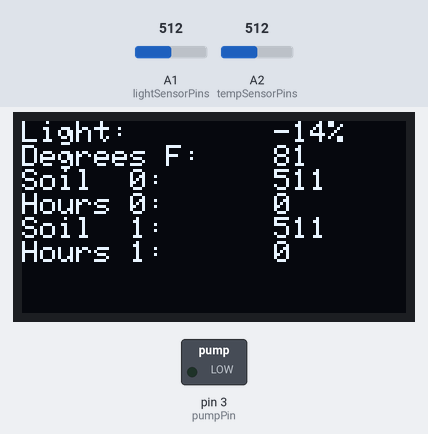
This sketch was run on a simulated Arduino Uno, built with avr-gcc and run on an emulated ATmega328P. On the bench: 128×64 one-colour display, switched loads named in the sketch (green lamp = pin HIGH). The test bench sets the inputs (shaded band); at power-on: A1 (lightSensorPins) = 512, A2 (tempSensorPins) = 512.

Above: at 14.1 s.
Timing chart, 0 to 15.6 s (numbered marks = the images above):
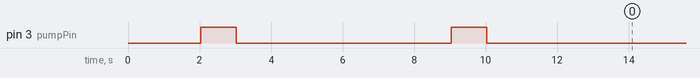

The sketch:

ProjectCode.ino
```cpp
#include "Plant.h"
#include "Waterer.h"
#include "OLEDDisplayer.h"
#define numOfPlants 2

Plant plants[numOfPlants];
Waterer waterer;
OLEDDisplayer displayer;

const int soilPowerPins[numOfPlants] = {5, 5};
const int soilMoisturePins[numOfPlants] = {A0, A3}; // was A0
const int lightSensorPins[numOfPlants] = {A1, A1};
const int tempSensorPins[numOfPlants] = {A2, A2};

const int pumpPin = 3;
const int rotatePin = 2;

void setup() {
  // Waterer controls pump location and when to pump
  waterer = Waterer(pumpPin, rotatePin);

  // Displayer displays data on the OLED Display
  displayer = OLEDDisplayer(14);

  // Declare a Plant object for each plant and store in plants array
  for (int i = 0; i < numOfPlants; i++) {
    plants[i] = Plant("default", i, soilMoisturePins[i], soilPowerPins[i],
                      lightSensorPins[i],tempSensorPins[i]);
  }
}

void loop() {
  // Loop through each of the plants
  for (int i = 0; i < numOfPlants; i++) {
    // Check if each plant needs water
    if (plants[i].needsWater()) {
      // If so, instruct the waterer to give water to that plant
      waterer.giveWater(plants[i]);
    }
  }

  //Display the data obtained from reading sensors on the OLED Display
  displayer.displayData(plants, numOfPlants);

  // Delay 60 minutes to save Arduino battery
  delayHour();
}

// Use Loops to delay for the given number of hours
void delayMin(int minutes) {
  // Delay for number of minutes
  for (int i = 0; i < minutes; i++) {
    // Delay 1 minute
    for (int j = 0; j < 60; j++) {
      // Delay 1 second
      delay(1000);
    }
  }
}

void delayHour() {
  // Delay for an hour
  delayMin(60);
  //delay(1000);  // For testing update every second instead of every hour

  // For  each of the plants, inform the plant that an hour has passed
  for (int i=0; i < numOfPlants; i++) {
    plants[i].hourPassed();
  }
}
```

OLEDDisplayer.cpp
```cpp
#include "OLEDDisplayer.h"

OLEDDisplayer::OLEDDisplayer() {}

OLEDDisplayer::OLEDDisplayer(int OLEDPin) {
  // Set the proper pin
  this->OLEDPin = OLEDPin;

  // Check Dimensions of OLED in Library, if incorrect edit file
  #if (SSD1306_LCDHEIGHT != 64)
  #error("Height incorrect; edit the screen height in Adafruit_SSD1306.h file");
  #endif

  // initialize display and set proper settings
  this->display = new Adafruit_SSD1306(OLEDPin);
  display->begin(SSD1306_SWITCHCAPVCC, 0x3C);
  display->clearDisplay();
  display->setTextSize(1);
  display->setTextColor(WHITE);
}

void OLEDDisplayer::displayData(Plant p[], int count) {
  // Clear the what was previously on the Display
  display->clearDisplay();
  display->setCursor(0,0);

  // If there are no plants, display an error and exit
  if (count < 1) {
    display->println("Error");
    display->display();
    return;
  }

  // Display Light value and Temperature value only once
  display->print("Light:        ");
  display->print(p[0].getLightSensorValue());
  display->println("%");
  display->print("Degrees F:    ");
  display->println(p[0].getTempSensorValue());

  // For each Plant, display the soil value
  for (int i=0; i < count; i++) {
    display->print("Soil  ");
    display->print(p[i].getPlantNum());
    display->print(":      ");
    display->println(p[i].getSoilSensorValue());
    display->print("Hours ");
    display->print(p[i].getPlantNum());
    display->print(":      ");
    display->println(p[i].getHoursSinceWater());
  }

  // Push to the screen
  display->display();
}


/*
void OLEDDisplayer::clearScreen() {
  display->clearDisplay();
  display->setCursor(0,0);
}
*/


/*
void OLEDDisplayer::displayData(Plant p) {
  displayData(p.getPlantNum(), p.getSoilSensorValue(), p.getLightSensorValue(), p.getTempSensorValue(), p.getHoursSinceWater());
}
*/

/*
void OLEDDisplayer::displayData(int plantNumber, int soilMoistureReading, int lightReading, int tempReading, int hoursPassed) {
  //Shouldn't be here
  //display->clearDisplay();
  //display->setCursor(0,0);
  display->print("Plant: ");
  display->println(plantNumber);
  display->print("Moisture: ");
  display->println(soilMoistureReading);
  display->print("Light Percent: ");
  display->print(lightReading);
  display->println("%");
  display->print("Degrees F: ");
  display->println(tempReading);
  display->print("Hours Passed: ");
  display->println(hoursPassed);
  //display->display();
}
*/

/*
void OLEDDisplayer::displayData(Plant p[], int count) {
  //Serial.print("display_data");
  display->clearDisplay();
  display->setCursor(0,0);
  display->print("display_data");
  display->display();
  for (int i=0; i < count; i++) {
    Serial.print("i:");
    Serial.println(i);
    displayData(p[i].getPlantNum(), p[i].getSoilSensorValue(), p[i].getLightSensorValue(), p[i].getTempSensorValue(), p[i].getHoursSinceWater());
  }
  display->display();
}
*/
```

OLEDDisplayer.h
```cpp
#ifndef OLEDDisplayer_h
#define OLEDDisplayer_h

// the #include statment and code go here...
#include "Arduino.h"
#include <Adafruit_GFX.h>
#include <Adafruit_SPITFT.h>
#include <Adafruit_SPITFT_Macros.h>
#include <gfxfont.h>
#include <Adafruit_SSD1306.h>
#include <Wire.h>
#include "Plant.h"


class OLEDDisplayer
{
public:
  OLEDDisplayer();
  OLEDDisplayer(int OLEDPin);

  void displayData(int, int, int, int, int);
  void displayData(Plant p);
  void displayData(Plant p[], int count);
  void clearScreen();
private:
  int OLEDPin;
  Adafruit_SSD1306 *display;
};

#endif
```

Plant.cpp
```cpp
#include "Plant.h"

Plant::Plant() { }

Plant::Plant(String type, int plantNum, int soilMoisturePin, int soilPower,
	     int lightSensorPin, int tempSensorPin) {

  // Check type of plant and use it to calculate minimumWaterTime
  if (type == "cactus") {
    // 1 Week Minimum Water Time
    this->minimumWaterHours = 24 * 7;
  } else if (type == "flower") {
    // 1 Day Minimum Water Time
    this->minimumWaterHours = 24;
  } else {
    // 3 Day Minimum Water Time
    this->minimumWaterHours = 24 * 3;
    type = "default";  // Otherwise ensure that the type is default
  }
  // Set private fields
  this->type = type;
  this->plantNum = plantNum;
  this->soilMoisturePin = soilMoisturePin;
  this->soilPower = soilPower;
  this->lightSensorPin = lightSensorPin;
  this->tempSensorPin = tempSensorPin;
  this->hoursSinceWater = 0;
  this->soilSensorValue = 0;
  this->lightSensorValue = 0;
  this->tempSensorValue = 0;

  // Set pin modes
  pinMode(soilMoisturePin, INPUT);
  pinMode(lightSensorPin, INPUT);
  pinMode(tempSensorPin, INPUT);
  pinMode(soilPower, OUTPUT);
}

boolean Plant::needsWater() {
  // Read Sensor Values
  soilSensorValue = readSoil();
  lightSensorValue = readLight();;
  tempSensorValue = readTemp();

  //Determine if soil is too dry based on threshold
  boolean soilTooDry = (soilSensorValue < 600);
  //Determine if hour threshold passed
  boolean hourThresholdPassed = (hoursSinceWater > minimumWaterHours);

  // If soil is too dry or hour threshold passed then the plant needs water
  if(soilTooDry){
    return true;
  }
  if (hourThresholdPassed) {
    return true;
  }
  // Otherwise the plant does not need water
  return false;
}

// Reset the number of hours since water to 0
void Plant::resetHours() {
  hoursSinceWater = 0;
}

// Increment the number of hours since water because an hour passed
void Plant::hourPassed() {
  hoursSinceWater++;
}

// Custom function for reading soil value from sensor
int Plant::readSoil() {
  int val = analogRead(soilMoisturePin);
  return 1023 - val;
}

// Custom function for reading light value from sensor
int Plant::readLight() {
  int val = analogRead(lightSensorPin) * 100 / 1023;
  return val;
}

// Custom function for reading temp value from sensor
int Plant::readTemp() {
  int val = ((analogRead(tempSensorPin) * 5000 / 1023) - 500) / 10;
  val = (((val * 1.8) + 32) * -1) + 25;
  return val;
}

// Getters
int Plant::getPlantNum() {
  return plantNum;
}
int Plant::getSoilSensorValue() {
  return soilSensorValue;
}
int Plant::getLightSensorValue() {
  return lightSensorValue;
}
int Plant::getTempSensorValue() {
  return tempSensorValue;
}
unsigned long Plant::getHoursSinceWater() {
  return hoursSinceWater;
}


/* OLD
int Plant::readSoil(){
  digitalWrite(soilPower, HIGH);
  delay(10);
  int val = analogRead(soilMoisturePin);
  digitalWrite(soilPower, LOW);
  return val;
}
*/
```

Plant.h
```cpp
#ifndef Plant_h
#define Plant_h

// the #include statment and code go here...
#include "Arduino.h"
//#include "OLEDDisplayer.h"

class Plant
{
public:
  Plant();
  Plant(String type,
  	int plantNum,
  	int soilMoisturePin,
    int soilPower,
    int lightSensorPin,
    int tempSensorPin);

  boolean needsWater();
  void giveWater();
  void hourPassed();
  void resetHours();
  void displayInfo();
  void clearDisplay();
  int getPlantNum();
  int getSoilSensorValue();
  int getLightSensorValue();
  int getTempSensorValue();
  unsigned long getHoursSinceWater();
private:
  //OLEDDisplayer *displayer;
  String type;
  int plantNum;
  int soilSensorValue;
  int lightSensorValue;
  int tempSensorValue;
  unsigned long hoursSinceWater;
  int soilMoisturePin;
  int soilPower;
  int lightSensorPin;
  int tempSensorPin;
  unsigned long minimumWaterHours;
  int readSoil();
  int readLight();
  int readTemp();
};

#endif
```

Waterer.cpp
```cpp
#include "Waterer.h"

Waterer::Waterer() { }

Waterer::Waterer(int pumpPin, int rotatePin) {
  // Set pins
  this->pumpPin = pumpPin;
  this->rotatePin = rotatePin;
  // Set default initial position
  this->currentPlantPosition = Plant();
  // Attach Servo Pin
  this->servo.attach(rotatePin);
  //Set pump to output pin mode
  pinMode(pumpPin, OUTPUT);
}

void Waterer::giveWater(Plant& p) {
    // Reset number of hours since last water back to zero
    p.resetHours();

    // Move to the position of the plant
    moveToPosition(p);

    // Turn the pump on, wait one second and turn it off
    digitalWrite(pumpPin, HIGH);
    delay(1000);
    digitalWrite(pumpPin, LOW);
    // Wait four seconds to account for drip after the pump  stops
    delay(4000);

    // Move back to default position
    returnToDefaultPosition();

}

void Waterer::moveToPosition(Plant& p) {
    // Use a switch statement to move to the correct position based on the plant number
    switch (p.getPlantNum()){
      case 0:
        Serial.println(0);
        servo.write(45);
        delay(2000);
        break;
      case 1:
        Serial.println(1);
        servo.write(135);
        delay(2000);
        break;
     default:
        Serial.println("default");
        servo.write(90);
        delay(2000);
        break;
    }
}

void Waterer::returnToDefaultPosition() {
  // Return to default position
  servo.write(90);
  currentPlantPosition = Plant();
}
```

Waterer.h
```cpp
#ifndef Waterer_h
#define Waterer_h

// the #include statment and code go here...
#include "Arduino.h"
#include "Plant.h"
#include <Servo.h>

class Waterer
{
public:
    Waterer();
    Waterer(int pumpPin, int rotatePin);

    void giveWater(Plant& p);
private:
    Servo servo;
    int pumpPin;
    int rotatePin;
    Plant currentPlantPosition;

    void moveToPosition(Plant &p);
    void returnToDefaultPosition();
};

#endif
```

Measured:
- by itself, pin 3 (pumpPin): alternates HIGH for 1.0 s and LOW for 6.0 s, 4 changes in all, then stays LOW
